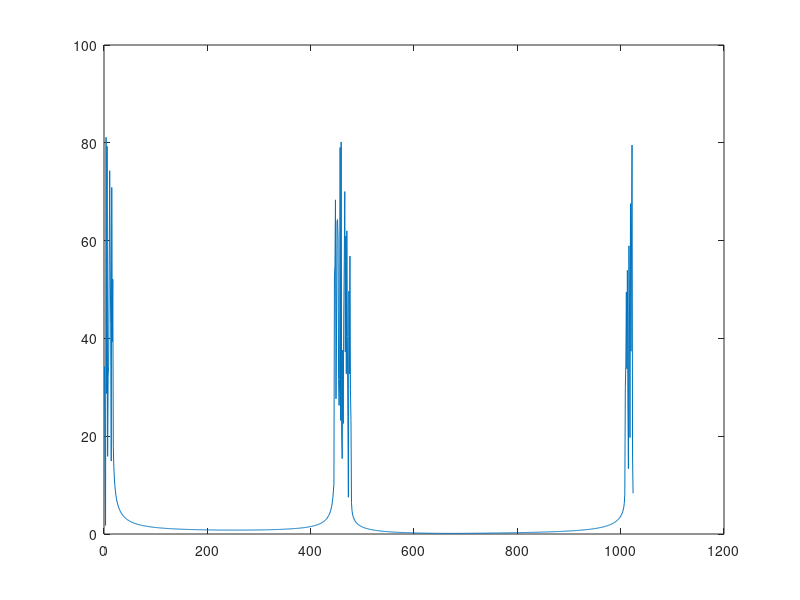
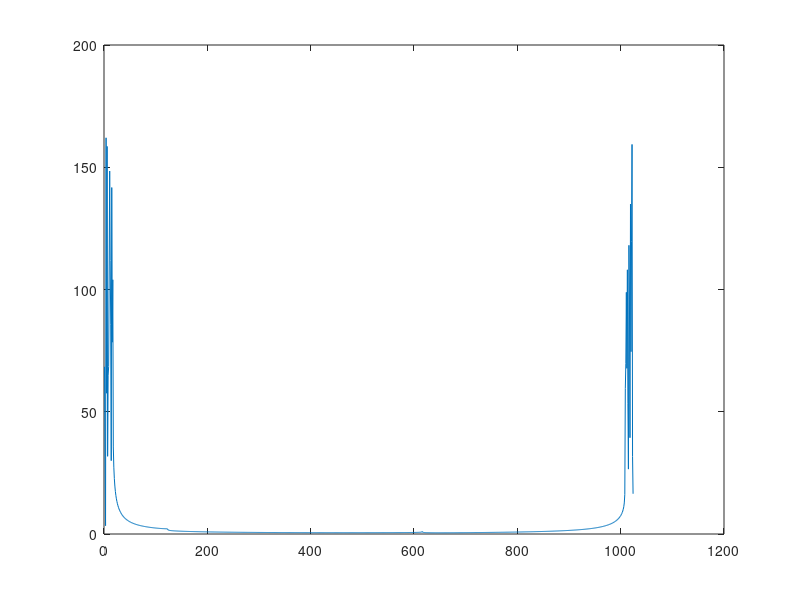
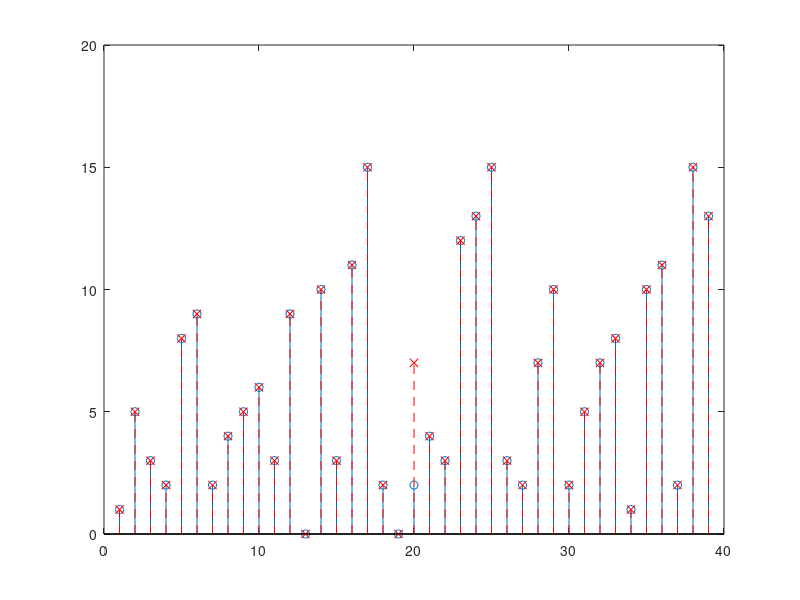

Here is the MATLAB script that generated these plots, in order:
close all;
clear all;

addpath('..');

sampleFreq = 4e6;
sampleTime = 1/sampleFreq;
fc = 1.1e6;
resampleFactor = 32;

data_source = [1 5 3 2 8 9 2 4 5 6 3 9 0 10 3 11 15 2 0 2 4 3 12 13 15 3 2 7 10 2 5 7 8 1 10 11 2 15 13];
modulated_data = qammod(data_source, 16);

ofdm_signal = ifft(modulated_data);
ofdm_signal = resample(ofdm_signal,resampleFactor,1);   %resample to have more samples per symbol

tc = [0:sampleTime:(length(ofdm_signal)-1)*sampleTime];
mixedSignal = real(ofdm_signal .* exp(i*2*pi*fc*tc));

%%%%%%%%%%%%%%%%%%%%%%%%%%%%%%%%%%%%%%%%%%%%%%%%%%%%%%%%%%%%%%%%%%%%%%%%%%%%%%%%%%%
%   DEMODULATION
%   QPSK
%       - 128 carriers
%       - 13 bits for cyclic prefix
%       - 4 times upsampled

origSignal = mixedSignal .* exp(-i*2*pi*fc*tc);

figure;
plot(abs(fft(origSignal,1024)));

% Zeroing fft spectrum looks good. IT'S RUNNING ALSO WITHOUT IT! WHY?
filtSignal = fft(origSignal);
filtSignal(150:750) = 0;
filtSignal = 2*ifft(filtSignal);

figure;
plot(abs(fft(filtSignal,1024)));

filtSignal = resample(filtSignal,1,resampleFactor);
fftSignal = fft(filtSignal);
demodSignal = qamdemod(fftSignal,16);

figure;
stem(data_source,'-o'); hold on;
stem(demodSignal,'r--x'); hold off;
